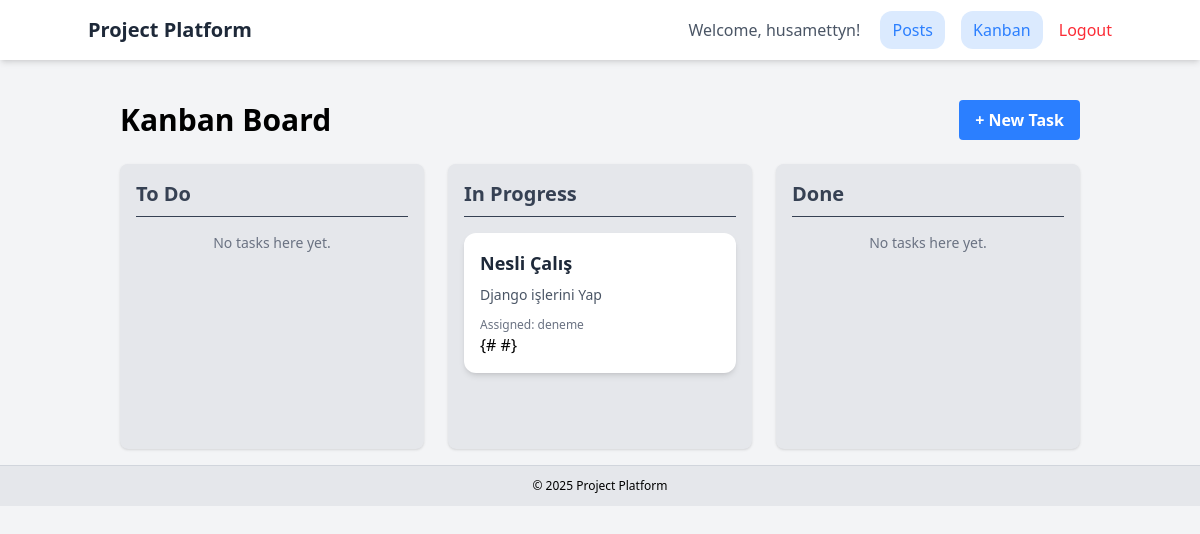
The app's page /tasks/ (signed in) with its own data.
### users/models.py (models this page shows, shortened)
class CustomUser(AbstractUser):
    is_admin = models.BooleanField(default=False)

### tasks/models.py (models this page shows, shortened)
class Task(models.Model):
    class Status(models.TextChoices):
        TODO = 'TODO', _('To Do')
        INPROGRESS = 'INPROGRESS', _('In Progress')
        DONE = 'DONE', _('Done')
    title = models.CharField(max_length=255)
    description = models.TextField(blank=True)
    assigned_to = models.ForeignKey(
        settings.AUTH_USER_MODEL,
        on_delete=models.SET_NULL, # Keep task even if user is deleted, just unassign
        related_name='assigned_tasks',
        null=True,
        blank=True
    )
    created_by = models.ForeignKey(
        settings.AUTH_USER_MODEL,
        on_delete=models.CASCADE, # Delete task if creator is deleted
        related_name='created_tasks'
    )
    status = models.CharField(
        max_length=10,
        choices=Status.choices,
        default=Status.TODO,
    )
    created_at = models.DateTimeField(auto_now_add=True)
    class Meta:
        ordering = ['created_at']

### tasks/views.py (the view)
# urls.py: path('', KanbanBoardView.as_view(), name='kanban_board'), # Kanban board at app root
class KanbanBoardView(LoginRequiredMixin, TemplateView):
    template_name = 'tasks/kanban_board.html' # Template to be created later
    def get_context_data(self, **kwargs):
        context = super().get_context_data(**kwargs)
        context['todo_tasks'] = Task.objects.filter(status=Task.Status.TODO).order_by('created_at')
        context['inprogress_tasks'] = Task.objects.filter(status=Task.Status.INPROGRESS).order_by('created_at')
        context['done_tasks'] = Task.objects.filter(status=Task.Status.DONE).order_by('created_at')
        context['task_statuses'] = Task.Status.choices # Pass statuses for potential frontend use
        return context

### templates/tasks/kanban_board.html (shortened to what this page needs)
{% extends 'base.html' %}
{% block content %}
<div class="container mx-auto px-4">
    <div class="flex justify-between items-center mb-6">
        <h1 class="text-3xl font-bold">Kanban Board</h1>
        {% if user.is_authenticated %}
            <a href="{% url 'task_new' %}" class="bg-blue-500 hover:bg-blue-700 text-white font-bold py-2 px-4 rounded">
                + New Task
            </a>
        {% endif %}
    </div>
    <div class="grid grid-cols-1 md:grid-cols-3 gap-6">
        <div class="bg-gray-200 rounded-lg p-4 shadow">
            <h2 class="text-xl font-semibold mb-4 text-gray-700 border-b pb-2">To Do</h2>
            <div class="space-y-4 min-h-[200px]" id="todo-column" data-status="TODO">
                {% for task in todo_tasks %}
                    {% include 'tasks/partials/task_card.html' with task=task %}
                {% empty %}
                    <p class="text-gray-500 text-sm text-center mt-4">No tasks here yet.</p>
                {% endfor %}
            </div>
        </div>
        <div class="bg-gray-200 rounded-lg p-4 shadow">
            <h2 class="text-xl font-semibold mb-4 text-gray-700 border-b pb-2">In Progress</h2>
            <div class="space-y-4 min-h-[200px]" id="inprogress-column" data-status="INPROGRESS">
                {% for task in inprogress_tasks %}
                     {% include 'tasks/partials/task_card.html' with task=task %}
                {% empty %}
                    <p class="text-gray-500 text-sm text-center mt-4">No tasks here yet.</p>
                {% endfor %}
            </div>
        </div>
        <div class="bg-gray-200 rounded-lg p-4 shadow">
            <h2 class="text-xl font-semibold mb-4 text-gray-700 border-b pb-2">Done</h2>
            <div class="space-y-4 min-h-[200px]" id="done-column" data-status="DONE">
                {% for task in done_tasks %}
                     {% include 'tasks/partials/task_card.html' with task=task %}
                {% empty %}
                    <p class="text-gray-500 text-sm text-center mt-4">No tasks here yet.</p>
                {% endfor %}
            </div>
        </div>
    </div>
</div>
{% endblock %}

### templates/base.html (shortened to what this page needs)
{% load static %}
<!DOCTYPE html>
<html lang="en">
<head>
    <link href="{% static 'output.css' %}" rel="stylesheet">
</head>
<body class="bg-gray-100 font-sans leading-normal tracking-normal">
    <nav class="bg-white shadow-md p-4 mb-6">
        <div class="container mx-auto flex justify-between items-center">
            <a href="/" class="text-xl font-semibold text-gray-800">Project Platform</a>
            <div>
                {% if user.is_authenticated %}
                    <span class="mr-4 text-gray-600">Welcome, {{ user.username }}!</span>
                    <a href="{% url 'post_list' %}" class="text-blue-500 hover:bg-blue-200 mr-3 bg-blue-100 px-3 py-2 rounded-xl">Posts</a>
                    <a href="{% url 'kanban_board' %}" class="text-blue-500 hover:bg-blue-200 mr-3 bg-blue-100 px-3 py-2 rounded-xl">Kanban</a>
                    <form action="{% url 'logout' %}" method="post" class="inline">
                        <button type="submit" class="text-red-500 hover:text-red-700">Logout</button>
                    </form>
                {% else %}
                    <a href="{% url 'login' %}" class="text-blue-500 hover:text-blue-700 mr-3">Login</a>
                    <a href="{% url 'signup' %}" class="text-blue-500 hover:text-blue-700">Sign Up</a>
                {% endif %}
            </div>
        </div>
    </nav>
    <main class="container mx-auto p-4 flex-grow">
        {% block content %}
        {% endblock %}
    </main>
    <footer class="bg-gray-200 text-center text-xs p-3 border-t border-gray-300">
        &copy; {% now "Y" %} Project Platform
    </footer>
</body>
</html>

### templates/tasks/partials/task_card.html (shortened to what this page needs)
<div class="bg-white rounded-xl shadow-md p-4 cursor-pointer hover:shadow-lg transition-shadow duration-200"
     id="task-{{ task.pk }}"
     data-task-id="{{ task.pk }}">
    <h3 class="font-semibold text-lg mb-2">
        <a href="{% url 'task_detail' task.pk %}" class="text-gray-800 hover:text-blue-600">{{ task.title }}</a>
    </h3>
    {% if task.description %}
    <p class="text-sm text-gray-600 mb-3">{{ task.description|truncatewords:15 }}</p>
    {% endif %}
    <div class="flex justify-between items-center text-xs text-gray-500">
        <div>
            {% if task.assigned_to %}
                <span>Assigned: {{ task.assigned_to.username }}</span>
            {% else %}
                <span>Unassigned</span>
            {% endif %}
        </div>
    </div>
</div>

### records on screen
CustomUser: username "husamettyn"
Task: title "Nesli Çalış", description "Django işlerini Yap", assigned_to.username "deneme"
